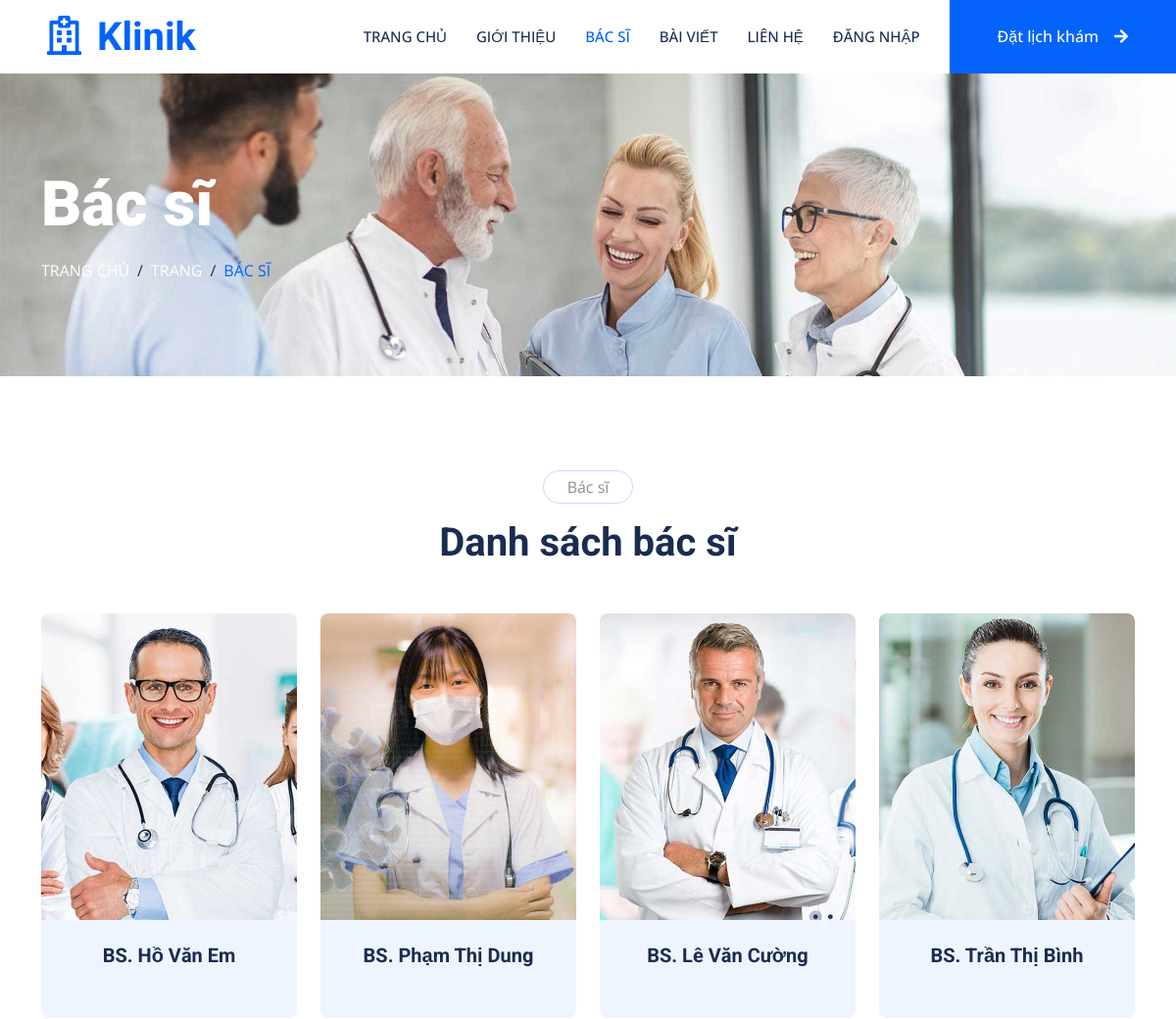
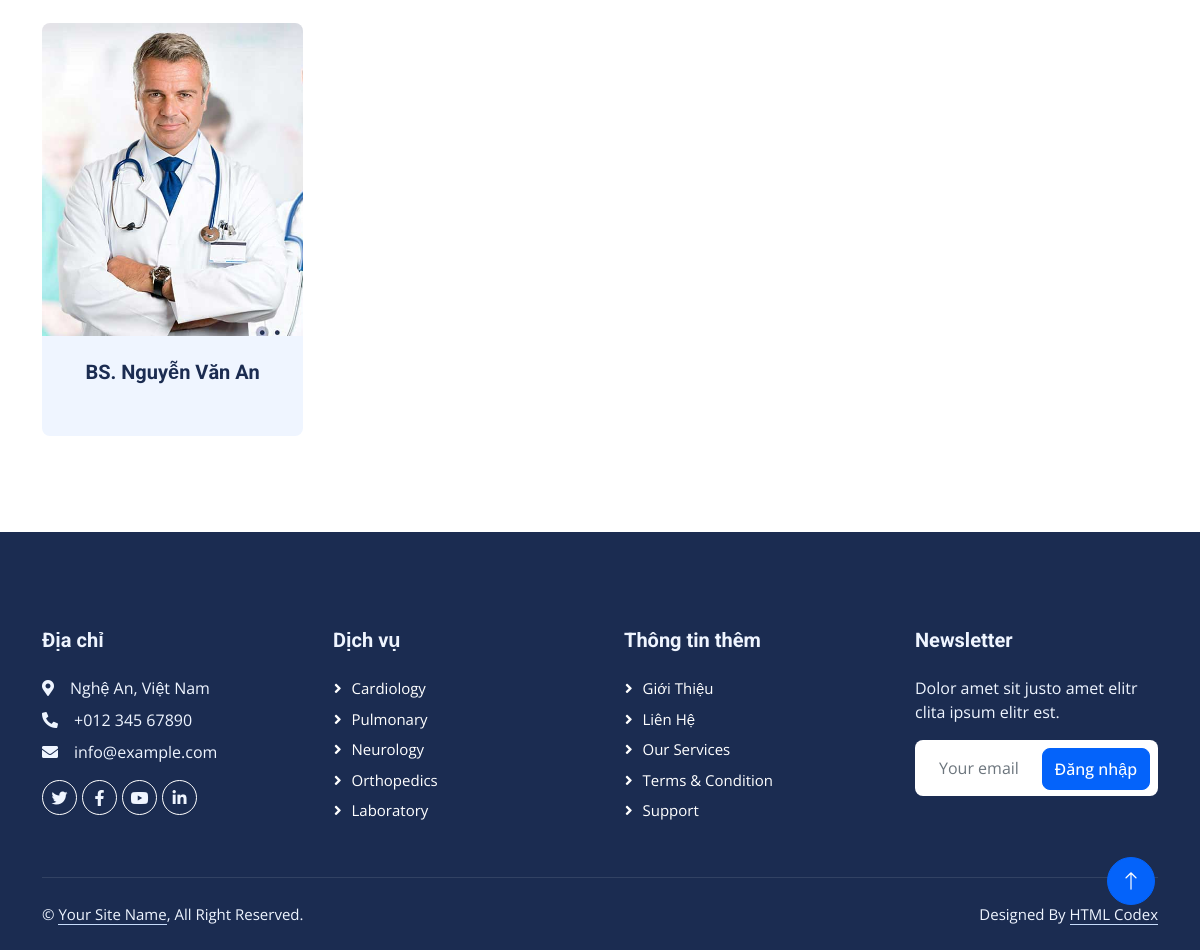
Page /index.php?act=bacsi on the committed database (2 pictures, top to bottom).
### tables this page shows
CREATE TABLE `doctor` (
  `doctor_id` int NOT NULL AUTO_INCREMENT,
  `doctor_name` varchar(100) NOT NULL,
  `image` varchar(255) DEFAULT NULL,
  `department` varchar(500) DEFAULT NULL,
  `profile_description` text,
  `experience` varchar(100) DEFAULT NULL,
  `degree` varchar(255) DEFAULT NULL,
  `awards_certifications` varchar(255) DEFAULT NULL,
  `user_id` int DEFAULT NULL,
  `specializations_id` int DEFAULT NULL,
  `hospital_id` int DEFAULT NULL,
  PRIMARY KEY (`doctor_id`)
);

### model/ketnoi/bacsi.php (called while the page is built, shortened)
<?php
    function hienthi_bacsi_benhvien(){
        $conn= connectdb();
        $sql = "SELECT * FROM doctor doc INNER JOIN hospital ho ON doc.hospital_id = ho.hospital_id
        ORDER BY doctor_id DESC";
        $stmt = $conn->prepare($sql);
        $stmt->execute();
        $kq= $stmt->fetchAll();
        return $kq;
    }
?>

### view/hienthi/doctor.php (the view, shortened to what this page needs)
       <div class="container-fluid page-header py-5 mb-5 wow fadeIn" data-wow-delay="0.1s">
        <div class="container py-5">
            <h1 class="display-3 text-white mb-3 animated slideInDown">Bác sĩ</h1>
            <nav aria-label="breadcrumb animated slideInDown">
                <ol class="breadcrumb text-uppercase mb-0">
                    <li class="breadcrumb-item"><a class="text-white" href="#">Trang chủ</a></li>
                    <li class="breadcrumb-item"><a class="text-white" href="#">Trang</a></li>
                    <li class="breadcrumb-item text-primary active" aria-current="page">Bác sĩ</li>
                </ol>
            </nav>
        </div>
    </div>
<div class="container-xxl py-5">
    <div class="container">
        <div class="text-center mx-auto mb-5 wow fadeInUp" data-wow-delay="0.1s" style="max-width: 600px;">
            <p class="d-inline-block border rounded-pill py-1 px-4">Bác sĩ</p>
            <h1>Danh sách bác sĩ</h1>
        </div>
        <div class="row g-4">
            <?php
                foreach($kqbacsi as $kqbs){
                    echo '
                    <div class="col-lg-3 col-md-6 wow fadeInUp" data-wow-delay="0.1s">
                        <div class="team-item position-relative rounded overflow-hidden">
                            <div class="overflow-hidden">
                                <img class="img-fluid" src="../admin/assets/img/'.$kqbs['image'].'" alt="">
                            </div>
                            <div class="team-text bg-light text-center p-4">
                                <h5>'.$kqbs['doctor_name'].'</h5>
                                <p class="text-primary">'.$kqbs['department'].'</p>
                                <div class="team-social text-center">
                                    <button class="btn btn-square" data-bs-toggle="modal" data-bs-target="#myModal"
                                            data-name="'.$kqbs['doctor_name'].'"
                                            data-department="'.$kqbs['department'].'"
                                            data-image="../admin/assets/img/'.$kqbs['image'].'"
                                            data-hospital="'.$kqbs['hospital_name'].'"
                                            data-profile_description="'.$kqbs['profile_description'].'"
                                            data-experience="'.$kqbs['experience'].'"
                                            data-degree="'.$kqbs['degree'].'"
                                            data-awards_certifications="'.$kqbs['awards_certifications'].'">
                                        <i class="fas fa-info-circle"></i>
                                    </button>
                                    <a class="btn btn-square" href=""><i class="fab fa-facebook-f"></i></a>
                                    <a class="btn btn-square" href=""><i class="fab fa-twitter"></i></a>
                                    <a class="btn btn-square" href=""><i class="fab fa-instagram"></i></a>
                                </div>
                            </div>
                        </div>
                    </div>';
            }
            ?>
        </div>
    </div>
</div>

### view/navbar.php (shortened to what this page needs)
<!DOCTYPE html>
<html lang="en">
<head>
    <link href="https://cdnjs.cloudflare.com/ajax/libs/font-awesome/5.10.0/css/all.min.css" rel="stylesheet">
    <link href="https://cdn.jsdelivr.net/npm/bootstrap-icons@1.4.1/font/bootstrap-icons.css" rel="stylesheet">
    <link href="lib/animate/animate.min.css" rel="stylesheet">
    <link href="lib/owlcarousel/assets/owl.carousel.min.css" rel="stylesheet">
    <link href="lib/tempusdominus/css/tempusdominus-bootstrap-4.min.css" rel="stylesheet" />
    <link href="css/bootstrap.min.css" rel="stylesheet">
    <link href="css/style.css" rel="stylesheet">
     <link rel="stylesheet" href="https://cdn.jsdelivr.net/npm/flatpickr/dist/flatpickr.min.css">
</head>
<body>
    <?php $current_page = isset($_GET['act']) ? $_GET['act'] : 'trangchu';
    ?>
    <nav class="navbar navbar-expand-lg bg-white navbar-light sticky-top p-0 wow fadeIn" data-wow-delay="0.1s">
        <a href="index.php?act=trangchu" class="navbar-brand d-flex align-items-center px-4 px-lg-5">
            <h1 class="m-0 text-primary"><i class="far fa-hospital me-3"></i>Klinik</h1>
        </a>
        <div class="collapse navbar-collapse" id="navbarCollapse">
            <div class="navbar-nav ms-auto p-4 p-lg-0">
                <a href="index.php?act=trangchu" class="nav-item nav-link <?php echo $current_page == 'trangchu' ? 'active' : ''; ?>">Trang Chủ</a>
                <a href="index.php?act=gioithieu" class="nav-item nav-link <?php echo $current_page == 'gioithieu' ? 'active' : ''; ?>">Giới Thiệu</a>
                <a href="index.php?act=bacsi" class="nav-item nav-link <?php echo $current_page == 'bacsi' ? 'active' : ''; ?>">Bác Sĩ</a>
                <a href="index.php?act=baiviet" class="nav-item nav-link <?php echo $current_page == 'baiviet' ? 'active' : ''; ?>">Bài viết</a>
                <a href="index.php?act=lienhe" class="nav-item nav-link <?php echo $current_page == 'lienhe' ? 'active' : ''; ?>">Liên hệ</a>
                <?php
                if(isset($_SESSION['user_role'])){
                    if($_SESSION['user_role']=="doctor"){
                        echo '
                            <div class ="nav-item dropdown">
                                <a href="" class="nav-link dropdown-toggle" data-bs-toggle="dropdown">Bác sĩ</a>
                                <div class="dropdown-menu rounded-0 rounded-bottom m-0">
                                    <a href="index.php?act=trangthongtin" class="dropdown-item">Thông Tin</a>
                                    <a href="index.php?act=hienthi_danhsach_bs" class="dropdown-item">Danh sách khám</a>
                                    <a href="index.php?act=trang-lichhen-bs" class="dropdown-item">Lịch hẹn</a>
                                    <a href="index.php?act=dangxuat" class="dropdown-item">Đăng Xuất</a>
                                </div>
                            </div>
                        ';
                    }else{
                        echo '
                            <div class ="nav-item dropdown">
                                <a href="" class="nav-link dropdown-toggle" data-bs-toggle="dropdown">Bệnh nhân</a>
                                <div class="dropdown-menu rounded-0 rounded-bottom m-0">
                                    <a href="index.php?act=trangthongtin" class="dropdown-item">Thông Tin</a>
                                    <a href="index.php?act=tranglichkham" class="dropdown-item">Lịch Khám</a>
                                    <a href="index.php?act=dangxuat" class="dropdown-item">Đăng Xuất</a>
                                </div>
                            </div>
                            ';
                    }
                }else{ ?>
                    <a href="index.php?act=dangnhap" class="nav-item nav-link <?php echo $current_page == 'dangnhap' ? 'active' : ''; ?>">Đăng nhập</a>
                <?php }?>
            </div>
            <a href="index.php?act=datlich" class="btn btn-primary rounded-0 py-4 px-lg-5 d-none d-lg-block">Đặt lịch khám<i class="fa fa-arrow-right ms-3"></i></a>
        </div>
    </nav>

### index.php (shortened to what this page needs)
<?php
    include 'model/ketnoi/bacsi.php';
    include 'view/navbar.php';
    if(isset($_GET['act'])){
        switch($_GET['act']){
            case 'bacsi':
                $kqbacsi = hienthi_bacsi_benhvien();
                include 'view/hienthi/doctor.php';
                break;
        }
    }else{
        include 'view/header.php';
        $kqbacsi = hienthi_bacsi();
        $kqbaiviet = hienthi_baiviet();
        include 'view/home.php';
    }
    include 'view/footer.php';
?>

### view/footer.php (shortened to what this page needs)
 <div class="container-fluid bg-dark text-light footer mt-5 pt-5 wow fadeIn" data-wow-delay="0.1s">
        <div class="container py-5">
            <div class="row g-5">
                <div class="col-lg-3 col-md-6">
                    <h5 class="text-light mb-4">Địa chỉ</h5>
                    <p class="mb-2"><i class="fa fa-map-marker-alt me-3"></i>Nghệ An, Việt Nam</p>
                    <p class="mb-2"><i class="fa fa-phone-alt me-3"></i>+012 345 67890</p>
                    <p class="mb-2"><i class="fa fa-envelope me-3"></i>info@example.com</p>
                    <div class="d-flex pt-2">
                        <a class="btn btn-outline-light btn-social rounded-circle" href=""><i class="fab fa-twitter"></i></a>
                        <a class="btn btn-outline-light btn-social rounded-circle" href=""><i class="fab fa-facebook-f"></i></a>
                        <a class="btn btn-outline-light btn-social rounded-circle" href=""><i class="fab fa-youtube"></i></a>
                        <a class="btn btn-outline-light btn-social rounded-circle" href=""><i class="fab fa-linkedin-in"></i></a>
                    </div>
                </div>
                <div class="col-lg-3 col-md-6">
                    <h5 class="text-light mb-4">Dịch vụ</h5>
                    <a class="btn btn-link" href="">Cardiology</a>
                    <a class="btn btn-link" href="">Pulmonary</a>
                    <a class="btn btn-link" href="">Neurology</a>
                    <a class="btn btn-link" href="">Orthopedics</a>
                    <a class="btn btn-link" href="">Laboratory</a>
                </div>
                <div class="col-lg-3 col-md-6">
                    <h5 class="text-light mb-4">Thông tin thêm</h5>
                    <a class="btn btn-link" href="">Giới thiệu</a>
                    <a class="btn btn-link" href="">Liên hệ</a>
                    <a class="btn btn-link" href="">Our Services</a>
                    <a class="btn btn-link" href="">Terms & Condition</a>
                    <a class="btn btn-link" href="">Support</a>
                </div>
                <div class="col-lg-3 col-md-6">
                    <h5 class="text-light mb-4">Newsletter</h5>
                    <p>Dolor amet sit justo amet elitr clita ipsum elitr est.</p>
                    <div class="position-relative mx-auto" style="max-width: 400px;">
                        <input class="form-control border-0 w-100 py-3 ps-4 pe-5" type="text" placeholder="Your email">
                        <button type="button" class="btn btn-primary py-2 position-absolute top-0 end-0 mt-2 me-2">Đăng nhập</button>
                    </div>
                </div>
            </div>
        </div>
        <div class="container">
            <div class="copyright">
                <div class="row">
                    <div class="col-md-6 text-center text-md-start mb-3 mb-md-0">
                        &copy; <a class="border-bottom" href="#">Your Site Name</a>, All Right Reserved.
                    </div>
                    <div class="col-md-6 text-center text-md-end">
                        Designed By <a class="border-bottom" href="https://htmlcodex.com">HTML Codex</a>
                    </div>
                </div>
            </div>
        </div>
    </div>
    <a href="#" class="btn btn-lg btn-primary btn-lg-square rounded-circle back-to-top"><i class="bi bi-arrow-up"></i></a>
</body>
</html>

### css/style.css (style rules this page uses)
:root { --primary: #0463FA; --light: #EFF5FF; --dark: #1B2C51; }
.back-to-top { position: fixed; display: none; right: 45px; bottom: 45px; z-index: 99; }
.btn { font-weight: 500; transition: .5s; }
.btn.btn-primary, .btn.btn-secondary { color: #FFFFFF; }
.btn-lg-square { width: 48px; height: 48px; }
.btn-square, .btn-sm-square, .btn-lg-square { padding: 0; display: flex; align-items: center; justify-content: center; font-weight: normal; }
.navbar .navbar-nav .nav-link { margin-right: 30px; padding: 25px 0; color: #FFFFFF; font-size: 15px; font-weight: 500; text-transform: uppercase; outline: none; }
.navbar .navbar-nav .nav-link:hover, .navbar .navbar-nav .nav-link.active { color: var(--primary); }
.navbar .navbar-brand, .navbar a.btn { height: 75px; }
.navbar .navbar-nav .nav-link { color: var(--dark); font-weight: 500; }
.navbar.sticky-top { top: -100px; transition: .5s; }
.page-header { background: url(../img/header-page.jpg) top center no-repeat; background-size: cover; text-shadow: 0 0 30px rgba(0, 0, 0, .1); }
.breadcrumb-item + .breadcrumb-item::before { color: var(--dark); }
.team-item img { position: relative; top: 0; transition: .5s; }
.team-item .team-text { position: relative; height: 100px; transition: .5s; }
.footer .btn.btn-social { margin-right: 5px; width: 35px; height: 35px; display: flex; align-items: center; justify-content: center; color: var(--light); border: 1px solid #FFFFFF; transition: .3s; }
.footer .btn.btn-link { display: block; margin-bottom: 5px; padding: 0; text-align: left; color: #FFFFFF; font-size: 15px; font-weight: normal; text-transform: capitalize; transition: .3s; }
.footer .btn.btn-link::before { position: relative; content: "\f105"; font-family: "Font Awesome 5 Free"; font-weight: 900; margin-right: 10px; }
.footer .copyright { padding: 25px 0; font-size: 15px; border-top: 1px solid rgba(256, 256, 256, .1); }
.footer .copyright a { color: var(--light); }

### rows in the picture
doctor: image (picture), doctor_name "BS. Hồ Văn Em"
doctor: image (picture), doctor_name "BS. Phạm Thị Dung"
doctor: image (picture), doctor_name "BS. Lê Văn Cường"
doctor: image (picture), doctor_name "BS. Trần Thị Bình"
doctor: image (picture), doctor_name "BS. Nguyễn Văn An"
